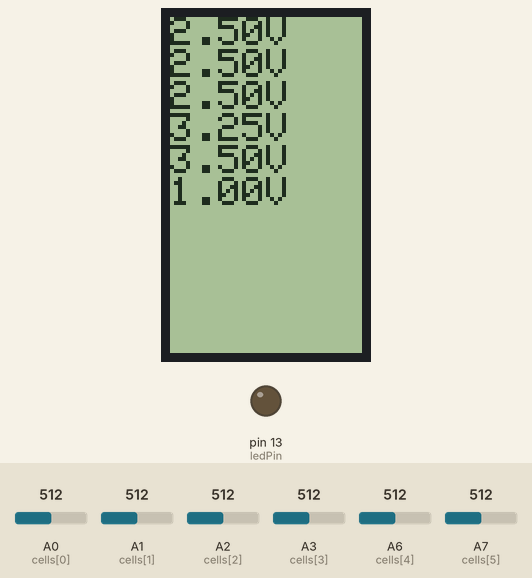
The sketch below on a simulated Arduino Nano, built with avr-gcc and run on an emulated ATmega328P. Parts: 48×84 one-colour display, output pins drawn as LEDs (lit = HIGH). The test bench sets the inputs (shaded band); at power-on: A0 (cells[0]) = 512, A1 (cells[1]) = 512, A2 (cells[2]) = 512, A3 (cells[3]) = 512, A6 (cells[4]) = 512, A7 (cells[5]) = 512. What the sketch prints to the serial monitor is not drawn.

Above: at 1.8 s.
1.9 s: A0 (cells[0]) set to 106
At 3.2 s:
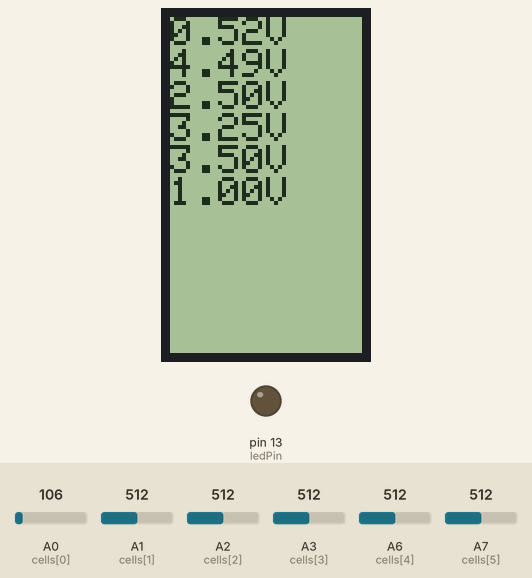
3.5 s: A0 (cells[0]) set to 94
At 5.1 s:
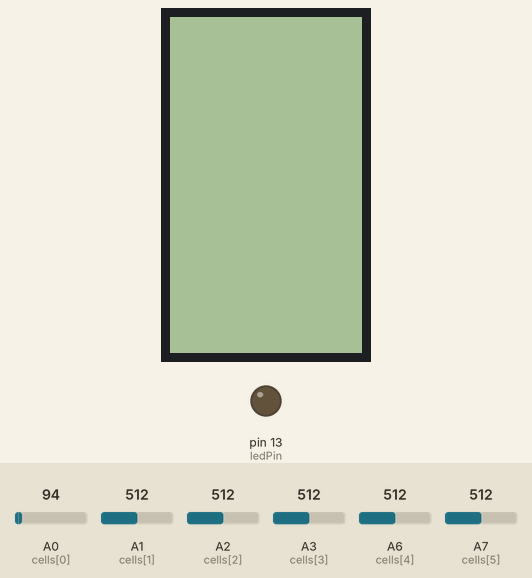
5.6 s: A0 (cells[0]) set to 110
At 6.6 s:
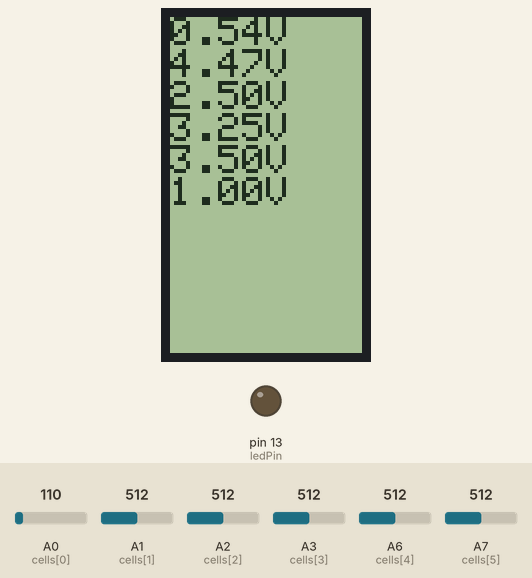
7.6 s: A1 (cells[1]) set to 111
At 8.5 s:
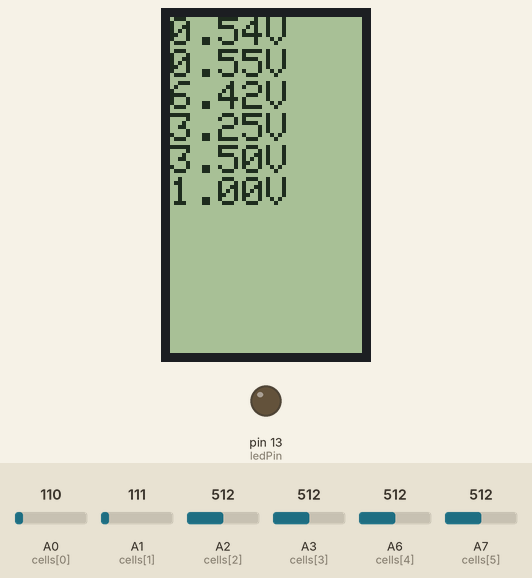
9.7 s: A1 (cells[1]) set to 95
At 11.4 s:
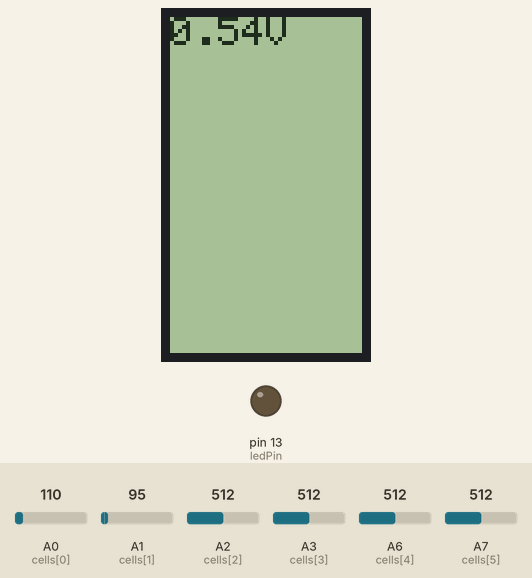
11.7 s: A1 (cells[1]) set to 306
At 13.0 s:
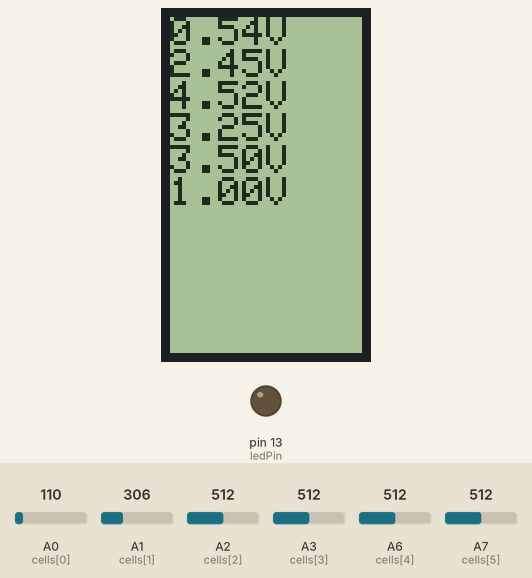
Timing chart, 0 to 14.7 s (numbered marks = the images above; inputs shaded):
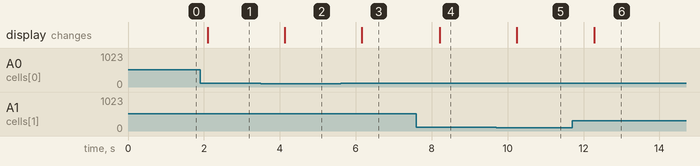

The sketch:

VoltageReader.ino
```cpp
#include <SPI.h>
#include <Adafruit_GFX.h>
#include <Adafruit_PCD8544.h>
#include <TimerOne.h>

Adafruit_PCD8544 display = Adafruit_PCD8544(5, 4, 3);
int cells[] = {A0, A1, A2, A3, A6, A7};

float rates[] = { 1.0
                  , (1000.0 + 1000.0) / 1000.0
                  , (2000.0 + 1000.0) / 1000.0
                  , (3300.0 + 1000.0) / 1000.0
                  , (4700.0 + 1000.0) / 1000.0
                  , (5100.0 + 1000.0) / 1000.0
                };
int ledPin = 13;      // select the pin for the LED

#define CONTRAST 45
#define RATE1 1
#define RATE2 0

void setup() {
  pinMode(ledPin, OUTPUT);
  Serial.begin(9600);

  Timer1.initialize(1000000);
  //Timer1.attachInterrupt(checker);
  display.begin();
  display.setContrast(CONTRAST);
  display.setRotation(1);
  display.clearDisplay();
  display.setTextSize(1);
  display.setTextColor(BLACK);
  //display.setCursor(0,0);
  //display.println("100%");
  //display.println("3.74V");
  //display.display();
}

void loop() {
  // put your main code here, to run repeatedly:
  // read the value from the sensor:
  int sensorValues[6];
  display.clearDisplay();
  display.setCursor(0, 0);
  float voltage[6];
  for (int8_t i = 0; i < 6; i++) {
    sensorValues[i] = analogRead(cells[i]);
    if (sensorValues[i] < 100) break;
    if (i > 0) {
      voltage[i] = sensorValues[i] * (5.0 / 1023.0) * rates[i];
      for ( int8_t j = i - 1; j >= 0; j--) {
        voltage[i] -= voltage[j];
      }
    }
    else
      voltage[i] = sensorValues[i] * (5.0 / 1023.0) * rates[i];

    Serial.print(voltage[i]);
    display.print(voltage[i]);
    display.println("V");
    Serial.print("\t");
  }
  display.display();
  Serial.println();
  delay(1000);
}

//检测电压，绘制到屏幕上
void checker() {

}

void drawCell(uint8_t i, float voltage) {

}
```

Measured:
- the behaviour switches between 100 and 99 on A0 (cells[0]) (found by bisection; images 1 and 2)
- after the input at 1.9 s, the display: changes after 0.19 s (image 1)
- after the input at 3.5 s, the display: changes after 0.63 s (image 2)
- after the input at 5.6 s, the display: changes after 0.56 s (image 3)
- after the input at 7.6 s, the display: changes after 0.61 s (image 4)
- after the input at 9.7 s, the display: changes after 0.54 s (image 5)
- after the input at 11.7 s, the display: changes after 0.58 s (image 6)
